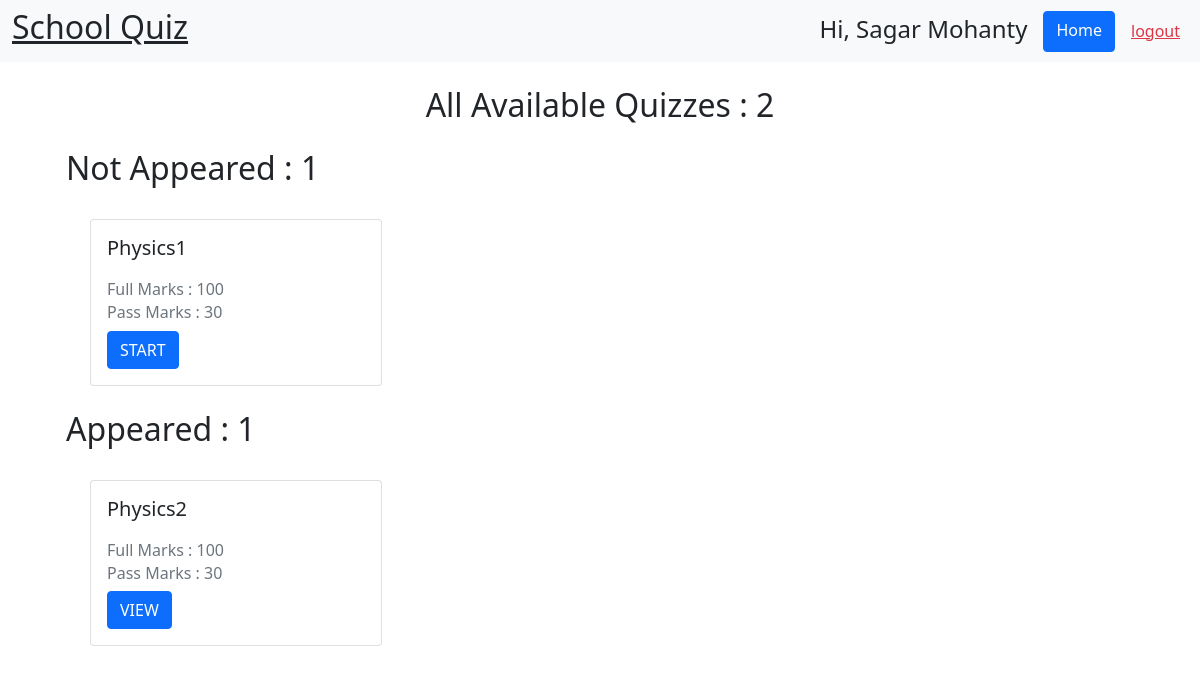
The page / (signed in) on the database its author committed.
### quiz/models.py (models this page shows, shortened)
class Quiz(models.Model):
    name = models.CharField(max_length=100, unique=True)
    pass_marks = models.IntegerField()

### quiz/views.py (the view)
# urls.py: path('', views.dashboard),
def dashboard(request):
    user = ''
    appeared_quiz = {}
    if request.user.is_authenticated:
        user = request.user
        appeared_quiz = AppearedQuizzes.objects.filter(user=user)
    all_quiz = Quiz.objects.all()
    available = len(all_quiz)
    all_not_appeared_quiz = []
    all_appeared_quiz = []
    quiz_details = {}
    if len(appeared_quiz) == 0:
        for quiz in all_quiz:
            all_not_appeared_quiz.append(quiz)
    else:
        for quiz in all_quiz:
            query = appeared_quiz.filter(quiz=quiz)
            if query:
                all_appeared_quiz.append(quiz)
                quiz_details[quiz.name] : {
                    'name': quiz.name,
                    'marks':query.Marks,
                }
            else:
                all_not_appeared_quiz.append(quiz)
    constraints = {
        'available': available,
        'user': user,
        'all_appeared_quiz' : all_appeared_quiz,
        'all_not_appeared_quiz' : all_not_appeared_quiz,
        'no_appeared_quiz': len(all_appeared_quiz),
        'no_not_appeared_quiz' : len(all_not_appeared_quiz),
        'appeared_quizzes' : appeared_quiz,
        }
    return render(request, 'home.html', constraints)

### templates/home.html (shortened to what this page needs)
{% extends 'base.html' %}
{% block body %}
{% if user.is_authenticated %}
<div class="container mt-4 mb-4" align="center">
  <h2 class="mx-auto">All Available Quizzes : {{ available }}</h2>
</div>
{% if user.is_authenticated %}
<div class="container row mx-auto mt-4 row">
  <h2 class="mx-auto">Not Appeared : {{ no_not_appeared_quiz }}</h2>
  {% for quiz in all_not_appeared_quiz %}
  <div class="col col-lg-4 col-md-6 col-12 ">
    <div class="card m-4">
      <div class="card-body">
        <h5 class="card-title mb-4">{{ quiz.name }}</h5>
        <h6 class="card-subtitle mb-2 text-muted">
          Full Marks : 100
        </h6>
        <h6 class="card-subtitle mb-2 text-muted">
          Pass Marks : {{ quiz.pass_marks }}
        </h6>
        <a href="/appearquiz/{{quiz.id}}" class="mr-3 btn btn-primary">START</a>
      </div>
    </div>
  </div>
  {% endfor %}
  <h2 class="mx-auto">Appeared : {{ no_appeared_quiz }}</h2>
  {% endif %}
  {% for quiz in all_appeared_quiz %}
  <div class="col col-lg-4 col-md-6 col-12 ">
    <div class="card m-4">
      <div class="card-body">
        <h5 class="card-title mb-4">{{ quiz.name }}</h5>
        <h6 class="card-subtitle mb-2 text-muted">
          Full Marks : 100
        </h6>
        <h6 class="card-subtitle mb-2 text-muted">
          Pass Marks : {{ quiz.pass_marks }}
        </h6>
        <a href="/quizdetails/{{quiz.id}}" class="mr-3 btn btn-primary">VIEW</a>
      </div>
    </div>
  </div>
  {% endfor %}
</div>
{% else %}
<div class="container row mx-auto mt-4 row" align="center">
  <h3>Please Login to View the Quizzes.</h3>
</div>
{% endif %}
{% endblock %}

### templates/base.html (shortened to what this page needs)
<!doctype html>
<html lang="en">
  <head>
    <link href="https://cdn.jsdelivr.net/npm/bootstrap@5.0.0-beta1/dist/css/bootstrap.min.css" rel="stylesheet">
  </head>
  <body>
    <nav class="navbar navbar-expand-lg navbar-light bg-light">
      <div class="container-fluid">
        <a href="/" class="nav-brand text-dark"><h2>School Quiz</h2></a>
        <div class="contaner d-flex">
          {% if user.is_authenticated %}
            {% if user.is_superuser %}
            <a href="/admin/" class="btn btn-primary mx-2">Admin</a>
            {% else %}
            <h4 class="mx-2 pt-1">Hi, {{ user.first_name }} {{user.last_name}}</h4>
            {% endif %}
            <a href="/" class="btn btn-primary mx-2">Home</a>
            <a href="/logout/" class="text-danger pt-2 mx-2">logout</a>
          {% else %}
            <a href="/signin-form/" class="btn btn-primary mx-2">login</a>
            <a href="/register-form/" class="btn btn-primary mx-2">register</a>
          {% endif %}
        </div>
      </div>
    </nav>
    {% block body %}{% endblock %}
  </body>
</html>

### rows shown on the page
Quiz: name "Physics1", pass_marks "30"
Quiz: name "Physics2", pass_marks "30"

### other values the page prints
{{ user.first_name }} "Sagar"
{{ user.last_name }} "Mohanty"
{{ available }} "2"
{{ no_not_appeared_quiz }} "1"
{{ no_appeared_quiz }} "1"
